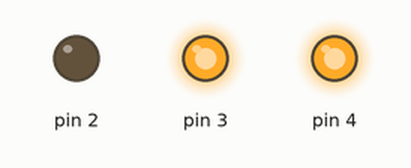
Simulated run of this sketch. Board: Arduino Uno, built with avr-gcc and run on an emulated ATmega328P. Shown: output pins drawn as LEDs (lit = HIGH).

Above: at 0.5 s.
At 2.5 s:
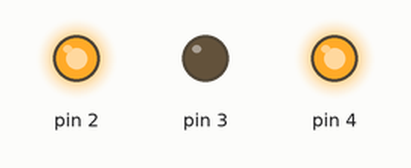
At 4.5 s:
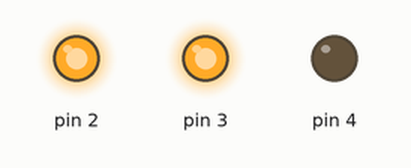
At 5.5 s:
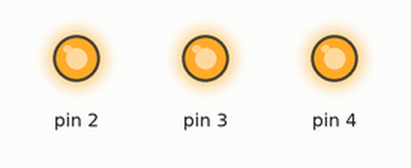
Timing chart, 0 to 7.8 s (numbered marks = the images above):
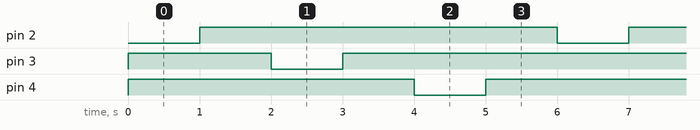

Measured:
- by itself, pin 2–4: alternates HIGH for 5.0 s and LOW for 1.0 s
- by itself, everything shown: repeats every 6.0 s, in 6 steps

The sketch:

Leds_INOUT_HILO_fun.ino
```cpp
void setup() {
  // put your setup code here, to run once:
    pinMode(2, OUTPUT);
    digitalWrite(2, HIGH);
    pinMode(3, OUTPUT);
    digitalWrite(3, HIGH);
    pinMode(4, OUTPUT);
    digitalWrite(4, HIGH);
}
void pisca(int pino, int t){
  digitalWrite(pino, LOW);
  delay(t);
  digitalWrite(pino, HIGH);
  delay(t);
}
void loop() {
  // put your main code here, to run repeatedly:
  pisca(2,1000);
  pisca(3,1000);
  pisca(4,1000);
}
```
